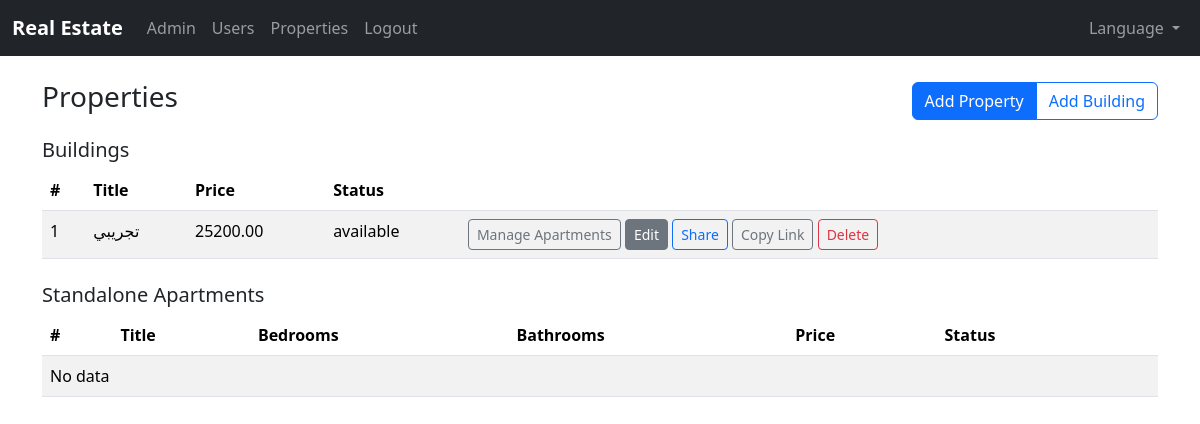
The app's page /employee/properties (signed in) with its own data.
### app/models.py (models this page shows)
class TimestampMixin:
    created_at = db.Column(db.DateTime, default=datetime.utcnow, nullable=False)
    updated_at = db.Column(db.DateTime, default=datetime.utcnow, onupdate=datetime.utcnow)

class Property(db.Model, TimestampMixin):
    __tablename__ = "properties"
    id = db.Column(db.Integer, primary_key=True)
    title = db.Column(db.String(200), nullable=False)
    description = db.Column(db.Text)
    price = db.Column(db.Numeric(12, 2), nullable=False, default=0)
    status = db.Column(db.String(50), nullable=False, default="available")
    property_type = db.Column(db.String(20), nullable=False, default="building", index=True)
    images = db.Column(db.Text)  # store comma-separated file names or JSON
    number = db.Column(db.String(50), nullable=True)
    floor = db.Column(db.Integer, nullable=True)
    area_sqm = db.Column(db.Numeric(10, 2), nullable=True)
    bedrooms = db.Column(db.Integer, nullable=True)
    bathrooms = db.Column(db.Integer, nullable=True)
    num_apartments = db.Column(db.Integer, nullable=True)
    num_floors = db.Column(db.Integer, nullable=True)
    contracts = db.relationship("Contract", back_populates="property", lazy="dynamic")
    apartments = db.relationship(
        "Apartment",
        back_populates="building",
        lazy="dynamic",
        cascade="all, delete-orphan",
    )

### app/employee/routes.py (the view, shortened to what this page needs)
@employee_bp.route("/properties")
@login_required
@employee_required
def properties_list():
    only = (request.args.get("only") or "").strip().lower()
    base_buildings_q = Property.query.filter_by(property_type="building")
    base_apartments_q = Property.query.filter_by(property_type="apartment")
    buildings = base_buildings_q.order_by(Property.created_at.desc()).all()
    standalone_apartments = base_apartments_q.order_by(Property.created_at.desc()).all()
    serializer = URLSafeSerializer(current_app.config["SECRET_KEY"], salt="property-share")
    share_tokens = {p.id: serializer.dumps(p.id) for p in buildings + standalone_apartments}
    return render_template(
        "employee/properties_list.html",
        buildings=buildings,
        standalone_apartments=standalone_apartments,
        share_tokens=share_tokens,
        only=only,
    )

### app/__init__.py (called while the page is built)
def select_locale():
    from flask import session, request
    lang = session.get("lang")
    if lang:
        return lang
    return request.accept_languages.best_match(Config.LANGUAGES.keys())

### app/employee/routes.py (called while the page is built)
def employee_required(func):
    from functools import wraps
    @wraps(func)
    def wrapper(*args, **kwargs):
        if not current_user.is_authenticated or not (current_user.is_employee or current_user.is_admin):
            return abort(403)
        return func(*args, **kwargs)
    return wrapper

### app/models.py (called while the page is built)
    @property
    def is_admin(self) -> bool:
        return self.role == "admin"

    @property
    def is_employee(self) -> bool:
        return self.role == "employee"

### app/templates/employee/properties_list.html (shortened to what this page needs)
{% extends 'base.html' %}
{% block content %}
<div class="d-flex justify-content-between align-items-center mb-3">
  <h3>{{ _('Properties') }}</h3>
  <div class="btn-group">
    <a class="btn btn-primary" href="{{ url_for('employee.properties_create') }}">{{ _('Add Property') }}</a>
    <button class="btn btn-outline-primary" type="button" data-bs-toggle="modal" data-bs-target="#addBuildingModal">{{ _('Add Building') }}</button>
  </div>
</div>
<h5 class="mt-3">{{ _('Buildings') }}</h5>
<table class="table table-striped">
  <thead><tr><th>#</th><th>{{ _('Title') }}</th><th>{{ _('Price') }}</th><th>{{ _('Status') }}</th><th></th></tr></thead>
  <tbody>
    {% for p in buildings %}
    <tr>
      <td>{{ p.id }}</td>
      <td>{{ p.title }}</td>
      <td>{{ p.price }}</td>
      <td>{{ p.status }}</td>
      <td>
        <a class="btn btn-sm btn-outline-secondary" href="{{ url_for('employee.apartments_list', building_id=p.id) }}">{{ _('Manage Apartments') }}</a>
        <a class="btn btn-sm btn-secondary" href="{{ url_for('employee.properties_edit', prop_id=p.id) }}">{{ _('Edit') }}</a>
        <a class="btn btn-sm btn-outline-primary" href="{{ url_for('employee.properties_share', prop_id=p.id) }}">{{ _('Share') }}</a>
        <button type="button" class="btn btn-sm btn-outline-secondary" onclick="navigator.clipboard.writeText('{{ url_for('public_property_view', token=share_tokens[p.id], _external=True) }}'); this.innerText='{{ _('Copied') }}'; setTimeout(()=>this.innerText='{{ _('Copy Link') }}',1500);">{{ _('Copy Link') }}</button>
        <form method="post" action="{{ url_for('employee.properties_delete', prop_id=p.id) }}" style="display:inline" onsubmit="return confirm('{{ _('Are you sure?') }}');">
          <button class="btn btn-sm btn-outline-danger" type="submit">{{ _('Delete') }}</button>
        </form>
      </td>
    </tr>
    {% else %}
    <tr><td colspan="5">{{ _('No data') }}</td></tr>
    {% endfor %}
  </tbody>
  </table>
<h5 class="mt-4">{{ _('Standalone Apartments') }}</h5>
<table class="table table-striped">
  <thead><tr><th>#</th><th>{{ _('Title') }}</th><th>{{ _('Bedrooms') }}</th><th>{{ _('Bathrooms') }}</th><th>{{ _('Price') }}</th><th>{{ _('Status') }}</th><th></th></tr></thead>
  <tbody>
    {% for p in standalone_apartments %}
    <tr>
      <td>{{ p.id }}</td>
      <td>{{ p.title }}</td>
      <td>{{ p.bedrooms or '-' }}</td>
      <td>{{ p.bathrooms or '-' }}</td>
      <td>{{ p.price }}</td>
      <td>{{ p.status }}</td>
      <td>
        <a class="btn btn-sm btn-secondary" href="{{ url_for('employee.properties_edit', prop_id=p.id) }}">{{ _('Edit') }}</a>
        <a class="btn btn-sm btn-outline-primary" href="{{ url_for('employee.properties_share', prop_id=p.id) }}">{{ _('Share') }}</a>
        <button type="button" class="btn btn-sm btn-outline-secondary" onclick="navigator.clipboard.writeText('{{ url_for('public_property_view', token=share_tokens[p.id], _external=True) }}'); this.innerText='{{ _('Copied') }}'; setTimeout(()=>this.innerText='{{ _('Copy Link') }}',1500);">{{ _('Copy Link') }}</button>
        <form method="post" action="{{ url_for('employee.properties_delete', prop_id=p.id) }}" style="display:inline" onsubmit="return confirm('{{ _('Are you sure?') }}');">
          <button class="btn btn-sm btn-outline-danger" type="submit">{{ _('Delete') }}</button>
        </form>
      </td>
    </tr>
    {% else %}
    <tr><td colspan="7">{{ _('No data') }}</td></tr>
    {% endfor %}
  </tbody>
</table>
{% endblock %}

### app/static/styles.css (style rules this page uses)
body { font-family: system-ui, -apple-system, Segoe UI, Roboto, "Helvetica Neue", Arial, "Noto Sans", "Liberation Sans", sans-serif; }

### records on screen
Property: id "1", title "تجريبي", price "25200.00", status "available"
